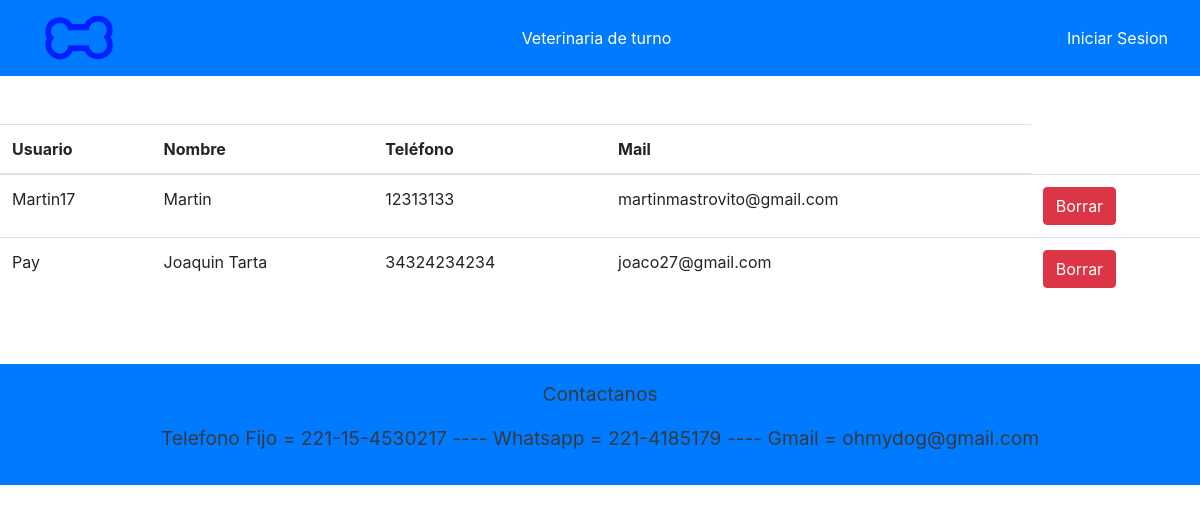
The page /listarClientes on the database its author committed.
### APP/models.py (models this page shows)
class Cliente(models.Model):
    nombreC = models.CharField(max_length=15)
    usuario = models.CharField(max_length=30)
    contra = models.CharField(max_length=30, null=True)
    mail = models.EmailField(max_length=30)
    telefono = models.IntegerField()

### APP/views.py (the view)
# urls.py: path('listarClientes',views.listarClientes,name='listarClientes'),
def listarClientes(request):
    cli = Cliente.objects.all()
    context = {
        'context':cli,
        'usuario':usuario
    }
    return render(request, 'paginas/listarClientes.html', context)

### APP/templates/paginas/listarClientes.html (shortened to what this page needs)
{% extends 'paginas/base.html' %}
{% load static %}
{% block contenido %}
<div class="d-flex justify-content-center flex-column align-items-center">
    {% if context|length == 0 %}
        <p>No hay Clientes Registrados</p>
    {% else %}
    <table class="table">
        <thead>
          <tr>
            <th>Usuario</th>
            <th>Nombre</th>
            <th>Teléfono</th>
            <th>Mail</th>
          </tr>
        </thead>
        <tbody>
          {% for c in context %}
          {% if c.usuario != 'Veterinario' %}
          <tr>
            <td>{{ c.usuario }}</td>
            <td>{{ c.nombreC }}</td>
            <td>{{ c.telefono }}</td>
            <td>{{ c.mail }}</td>
            <td>
              <button onclick="confirmar()" class="btn btn-danger">Borrar</button>
            </td>
          </tr>
          {% endif %}
          {% endfor %}
        </tbody>
    </table>
    {% endif %}
</div>
{% endblock %}

### rows shown on the page
Cliente: usuario "Martin17", nombreC "Martin", telefono "12313133", mail "martinmastrovito@gmail.com"
Cliente: usuario "Pay", nombreC "Joaquin Tarta", telefono "34324234234", mail "joaco27@gmail.com"
